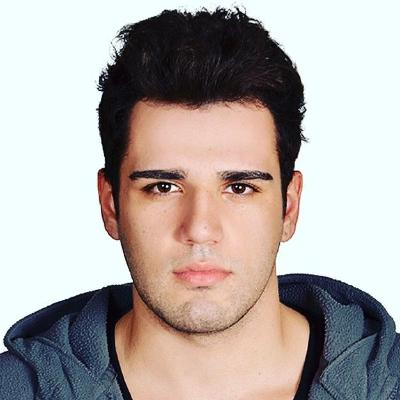
#> input picture hundred_projects/face-detection/1.jpg, 400 x 400 px
$ python YuzTani-Pic.py
#> lines starting #> are read from the running program, lines starting #| are printed output that depends on the picture; after the words box and inside, x2 and y2 are one past the last pixel; in counts of white or black regions, pixels touching at a corner belong together
#> further down, image is the input picture: shape (400, 400, 3); mean R, G, B 176.4, 169.1, 165.6
import cv2
import imageio

# Cascade yükleme
face_cascade = cv2.CascadeClassifier('haarcascade-frontalface-default.xml')
eye_cascade = cv2.CascadeClassifier('haarcascade-eye.xml')

# Tanıma yapacak fonksiyon
def detect(frame):
    gray = cv2.cvtColor(frame, cv2.COLOR_BGR2GRAY)
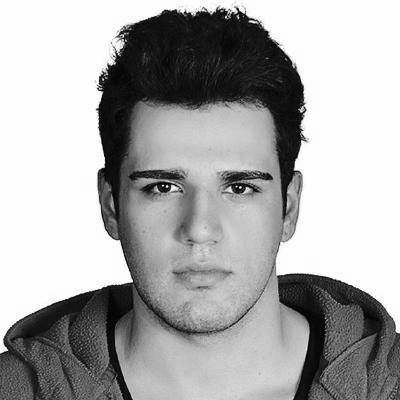
#> gray: shape (400, 400); min 0, max 255, mean 169
    faces = face_cascade.detectMultiScale(gray, 1.3, 5)
#> faces = [[101, 111, 203, 203]]
    for (x, y, w, h) in faces:
        cv2.rectangle(frame, (x, y), (x+w, y+h), (255, 0, 0), 2)
        roi_gray = gray[y:y+h, x:x+w]
        roi_color = frame[y:y+h, x:x+w]
        eyes = eye_cascade.detectMultiScale(roi_gray, 1.1, 3)
        for (ex, ey, ew, eh) in eyes:
            cv2.rectangle(roi_color, (ex, ey), (ex+ew, ey+eh), (0, 255, 0), 2)
#> this loop made 1 pass
#> (x, y, w, h, eyes) on pass 1: (101, 111, 203, 203, [[35, 53, 46, 46], [114, 56, 43, 43]])
#> pass 1, in detect, `roi_gray = gray[y:y+h, x:x+w]`:
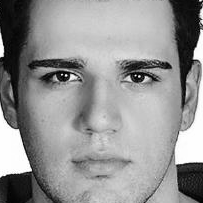
#> roi_gray: shape (203, 203); min 0, max 255, mean 146.7
#> pass 1, in detect, `roi_color = frame[y:y+h, x:x+w]`:
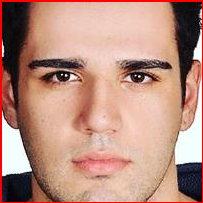
#> roi_color: shape (203, 203, 3); mean R, G, B 186.1, 142.9, 127.9
#> after the loop:
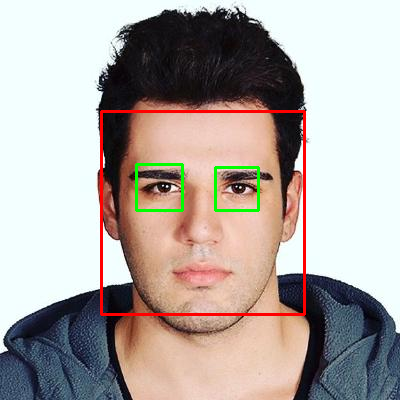
#> frame: shape (400, 400, 3); 2.18% of pixels changed, all inside (x1, y1, x2, y2) = (100, 110, 306, 316)
#> after the loop:
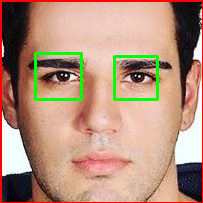
#> roi_color: shape (203, 203, 3); 2.57% of pixels changed, all inside (x1, y1, x2, y2) = (34, 52, 159, 101)
    return frame

# Proje klasörü içerisindeki image.jpg dosyasında yüz ve göz tesbiti yapılıyor.
# Daha sonra output.jpg dosyasına yazılıyor.
# Dosya isimlerini değiştirebilirsiniz.
image = imageio.imread('1.jpg')
image = detect(frame=image)
imageio.imwrite('output.jpg', image)
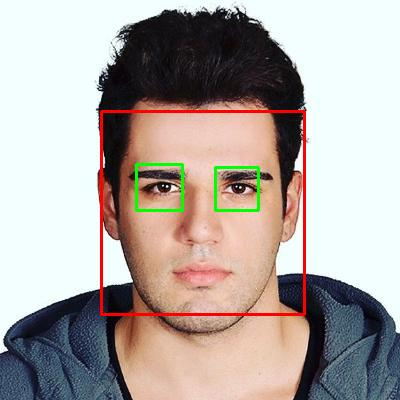
#> saved as output.jpg: shape (400, 400, 3); mean R, G, B 176.1, 167.4, 162.4
